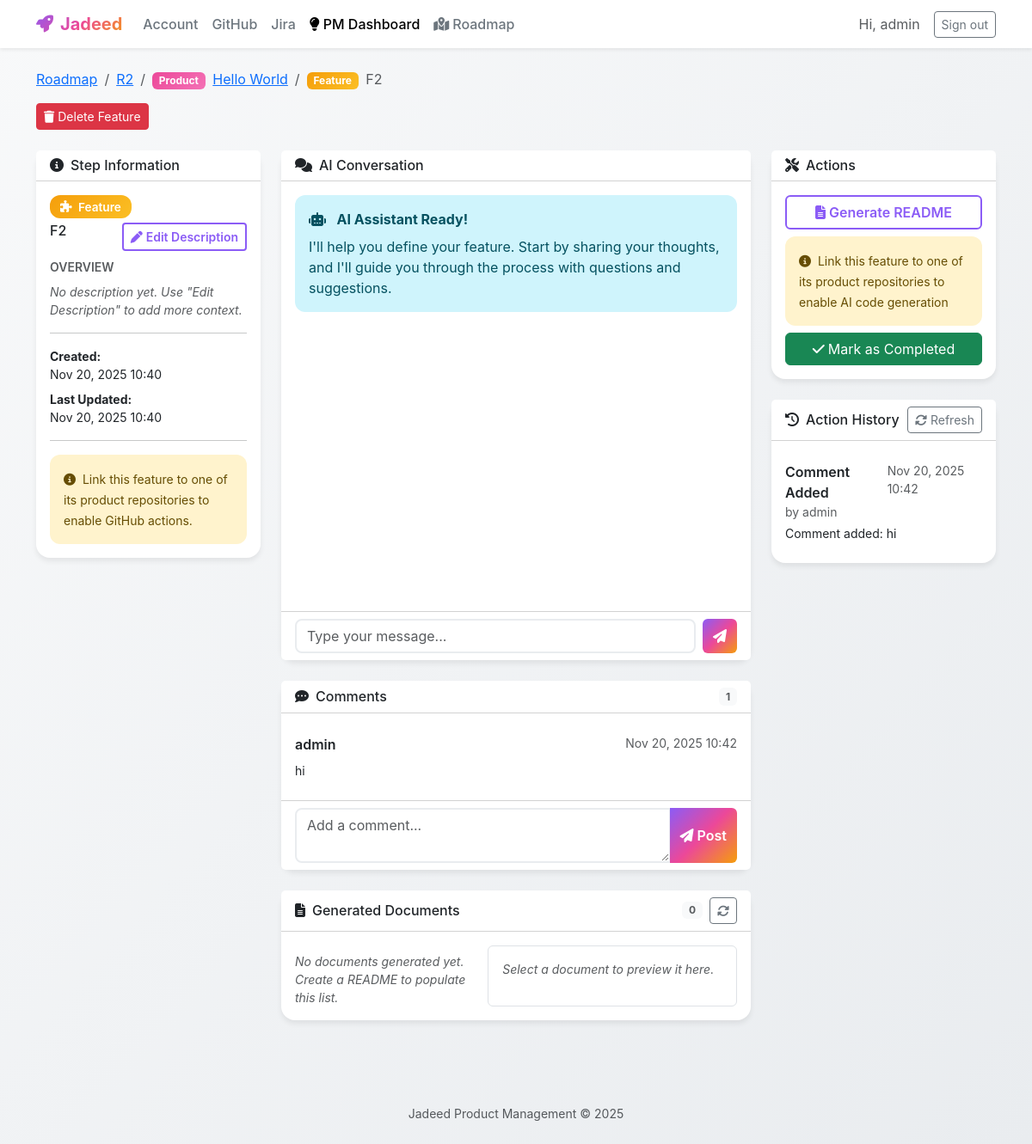
The app's page /product-management/workflow/87/ (signed in), older data.
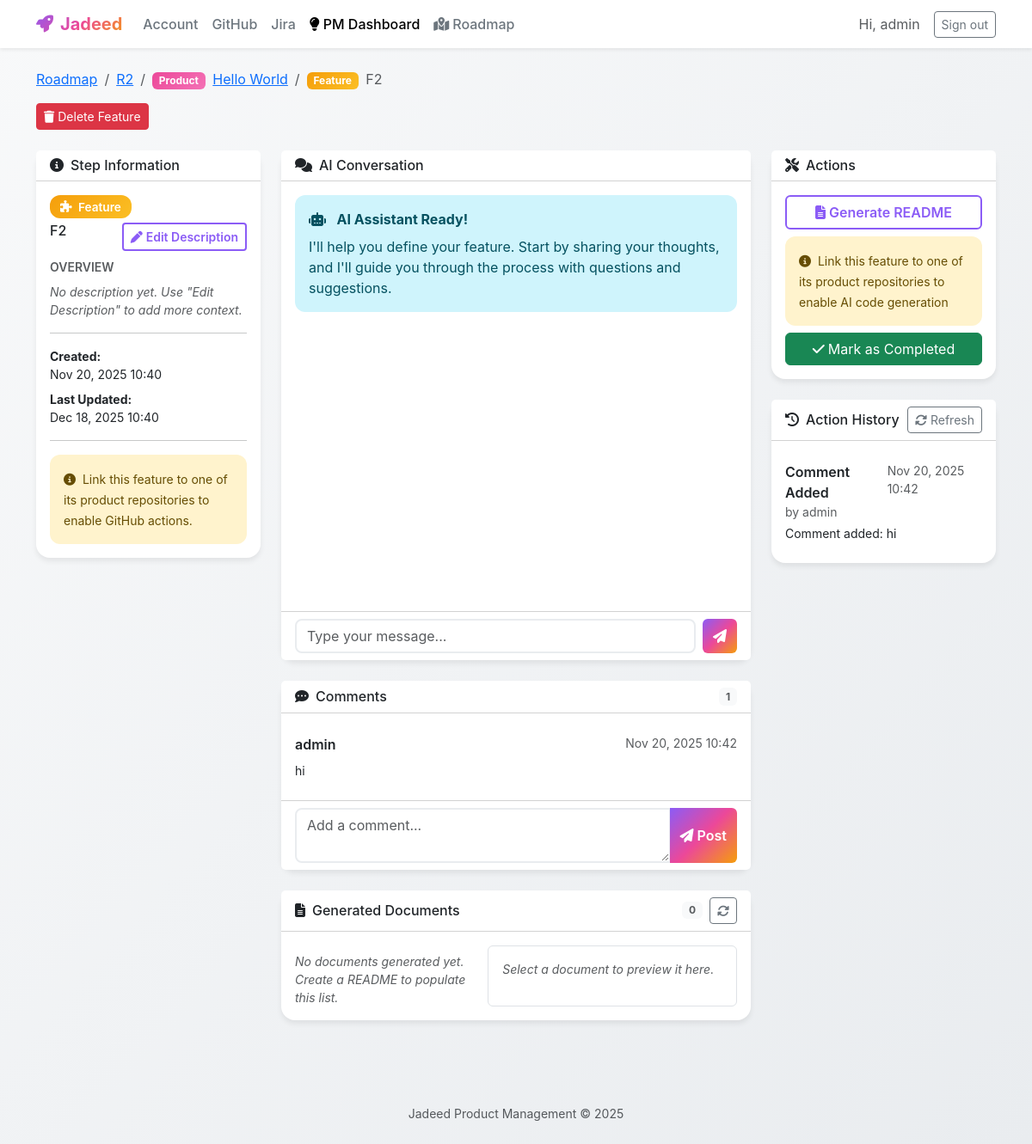
The same page, newer data.
### product_management/models.py (models this page shows, shortened)
class WorkflowStep(models.Model):
    STEP_CHOICES = [
        ('vision', 'Vision'),
        ('initiative', 'Initiative'),
        ('portfolio', 'Portfolio'),
        ('product', 'Product'),
        ('feature', 'Feature'),
    ]
    STATUS_CHOICES = [
        ('backlog', 'Backlog'),
        ('todo', 'To Do'),
        ('in_progress', 'In Progress'),
        ('completed', 'Completed'),
    ]
    project = models.ForeignKey(Project, on_delete=models.CASCADE, related_name='workflow_steps', null=True, blank=True)
    user = models.ForeignKey('auth.User', on_delete=models.CASCADE, related_name='workflow_steps', null=True, blank=True)
    step_type = models.CharField(max_length=20, choices=STEP_CHOICES)
    title = models.CharField(max_length=255)
    description = models.TextField(blank=True)
    reference_id = models.CharField(max_length=20, unique=True, blank=True, null=True)
    parent_step = models.ForeignKey(
        'self',
        on_delete=models.CASCADE,
        null=True,
        blank=True,
        related_name='child_steps'
    )
    conversation_history = models.JSONField(default=list, blank=True)
    readme_content = models.TextField(blank=True)
    readme_generated_at = models.DateTimeField(null=True, blank=True)
    status = models.CharField(max_length=20, choices=STATUS_CHOICES, default='backlog')
    is_completed = models.BooleanField(default=False)
    created_at = models.DateTimeField(auto_now_add=True)
    updated_at = models.DateTimeField(auto_now=True)
    class Meta:
        verbose_name = "Workflow Step"
        verbose_name_plural = "Workflow Steps"
        ordering = ['step_type', '-created_at']
        indexes = [
            models.Index(fields=['project', 'step_type']),
            models.Index(fields=['parent_step']),
        ]

### product_management/views.py (the view)
# urls.py: path('workflow/<int:step_id>/', views.workflow_chat, name='workflow_chat'),
@login_required
def workflow_chat(request, step_id):
    workflow_step = get_object_or_404(WorkflowStep, id=step_id)
    if workflow_step.project:
        if workflow_step.project.user != request.user:
            from django.http import Http404
            raise Http404("Workflow step not found.")
    elif workflow_step.user and workflow_step.user != request.user:
        from django.http import Http404
        raise Http404("Workflow step not found.")
    hierarchy = []
    current = workflow_step
    while current:
        hierarchy.insert(0, current)
        current = current.parent_step
    conversation_json = json.dumps(workflow_step.conversation_history or [])
    recent_comments = list(
        workflow_step.comments.select_related('user').order_by('-created_at')[:50]
    )
    serialized_comments = [
        _serialize_workflow_comment(comment, request.user)
        for comment in reversed(recent_comments)
    ]
    action_logs = workflow_step.action_logs.select_related('user').order_by('-created_at')[:50]
    serialized_actions = [_serialize_action_log(action) for action in action_logs]
    documents = list(
        workflow_step.documents.select_related('created_by').order_by('-created_at')
    )
    serialized_documents = [
        _serialize_document(doc)
        for doc in documents
    ]
    product_details = None
    product_repositories = []
    if workflow_step.step_type == 'product':
        try:
            product_details = workflow_step.product_details
            product_repositories = list(product_details.repositories.all())
        except Product.DoesNotExist:
            product_details = None
    feature_details = None
    feature_repository = None
    if workflow_step.step_type == 'feature':
        try:
            feature_details = workflow_step.feature_details
            feature_repository = feature_details.repository
        except Feature.DoesNotExist:
            feature_details = None
    repository_for_actions = None
    if workflow_step.step_type == 'feature':
        repository_for_actions = feature_repository
    elif workflow_step.project:
        repository_for_actions = workflow_step.project.github_repository
    context = {
        'workflow_step': workflow_step,
        'project': workflow_step.project,
        'hierarchy': hierarchy,
        'conversation_json': conversation_json,
        'comments_json': json.dumps(serialized_comments),
        'comment_count': workflow_step.comments.count(),
        'actions_json': json.dumps(serialized_actions),
        'documents_json': json.dumps(serialized_documents),
        'document_count': len(serialized_documents),
        'product_details': product_details,
        'product_repositories': product_repositories,
        'feature_details': feature_details,
        'feature_repository': feature_repository,
        'repository_for_actions': repository_for_actions,
    }
    return render(request, 'product_management/workflow_chat.html', context)

### organizations/context_processors.py (called while the page is built)
def organization_context(request):
    context = {
        'user_organization_member': None,
        'user_organization': None,
        'user_role': None,
        'user_department': None,
    }
    if request.user.is_authenticated:
        member = get_user_organization_member(request.user)
        if member:
            context['user_organization_member'] = member
            context['user_organization'] = member.organization
            context['user_role'] = member.role
            context['user_department'] = member.department
    return context

### organizations/permissions.py (called while the page is built)
def get_user_organization_member(user, organization=None):
    if not user.is_authenticated:
        return None
    try:
        if organization:
            return OrganizationMember.objects.select_related('role', 'organization', 'department').get(
                user=user,
                organization=organization,
                is_active=True
            )
        else:
            return OrganizationMember.objects.select_related('role', 'organization', 'department').filter(
                user=user,
                is_active=True
            ).first()
    except OrganizationMember.DoesNotExist:
        return None

### product_management/templates/product_management/workflow_chat.html (shortened to what the changed rows need)
{% extends 'product_management/base.html' %}
{% block content %}
<div class="row mb-4">
    <div class="col-12">
        <nav aria-label="breadcrumb">
            <ol class="breadcrumb">
                <li class="breadcrumb-item"><a href="{% url 'product_management:hierarchy' %}">Roadmap</a></li>
                {% if project %}
                <li class="breadcrumb-item"><a href="{% url 'product_management:project_detail' project.id %}">{{ project.name }}</a></li>
                {% endif %}
                {% for item in hierarchy %}
                    {% if forloop.last %}
                        <li class="breadcrumb-item active" aria-current="page">
                            <span class="badge badge-{{ item.step_type }} me-1">{{ item.get_step_type_display }}</span>
                            {{ item.title }}
                        </li>
                    {% else %}
                        <li class="breadcrumb-item">
                            <span class="badge badge-{{ item.step_type }} me-1">{{ item.get_step_type_display }}</span>
                            {% if item.step_type == 'product' %}
                                <a href="{% url 'product_management:product_steps' item.id %}">{{ item.title }}</a>
                            {% elif item.step_type == 'feature' %}
                                <a href="{% url 'product_management:feature_steps' item.id %}">{{ item.title }}</a>
                            {% else %}
                                <a href="{% url 'product_management:workflow_chat' item.id %}">{{ item.title }}</a>
                            {% endif %}
                        </li>
                    {% endif %}
                {% endfor %}
            </ol>
        </nav>
    </div>
<div class="row mb-4">
    <div class="col-12">
        <div class="d-flex justify-content-between align-items-start">
            <div>
                <button class="btn btn-danger btn-sm delete-workflow-step-btn"
                        data-step-id="{{ workflow_step.id }}"
                        data-step-title="{{ workflow_step.title }}"
                        data-step-type="{{ workflow_step.get_step_type_display }}">
                    <i class="fas fa-trash me-1"></i>Delete {{ workflow_step.get_step_type_display }}
                </button>
            </div>
        </div>
    </div>
</div>
<div class="row">
    <div class="col-lg-3">
        <div class="card mb-3">
            <div class="card-body">
                <div class="mb-2">
                    <span class="workflow-badge badge-{{ workflow_step.step_type }}">
                        {% if workflow_step.step_type == 'vision' %}<i class="fas fa-eye me-1"></i>
                        {% elif workflow_step.step_type == 'initiative' %}<i class="fas fa-flag me-1"></i>
                        {% elif workflow_step.step_type == 'portfolio' %}<i class="fas fa-folder me-1"></i>
                        {% elif workflow_step.step_type == 'product' %}<i class="fas fa-box me-1"></i>
                        {% elif workflow_step.step_type == 'feature' %}<i class="fas fa-puzzle-piece me-1"></i>
                        {% endif %}
                        {{ workflow_step.get_step_type_display }}
                    </span>
                </div>
                <div class="d-flex justify-content-between align-items-start mb-2">
                    <h6 class="mb-0">{{ workflow_step.title }}</h6>
                    <button type="button"
                            class="btn btn-sm btn-creative-outline"
                            id="editDescriptionBtn">
                        <i class="fas fa-pen me-1"></i>Edit Description
                    </button>
                </div>
                <div class="small">
                    <div class="mb-2">
                        <strong>Created:</strong><br>
                        {{ workflow_step.created_at|date:"M d, Y H:i" }}
                    </div>
                    <div>
                        <strong>Last Updated:</strong><br>
                        {{ workflow_step.updated_at|date:"M d, Y H:i" }}
                    </div>
                </div>
            </div>
        </div>
    </div>
    <div class="col-lg-6">
        <div class="card mb-4">
            <div class="card-body" style="height: 500px; overflow-y: auto;" id="chatContainer">
                <div id="chatMessages">
                    <div class="alert alert-info">
                        <i class="fas fa-robot me-2"></i>
                        <strong>AI Assistant Ready!</strong>
                        <p class="mb-0 mt-2">I'll help you define your {{ workflow_step.get_step_type_display|lower }}. Start by sharing your thoughts, and I'll guide you through the process with questions and suggestions.</p>
                    </div>
                </div>
            </div>
        </div>
    </div>
</div>
{% endblock %}

Row changes from the older to the newer data that the page shows:
changed WorkflowStep "Feature": updated_at "Nov 20, 2025 10:40" → "Dec 18, 2025 10:40"
